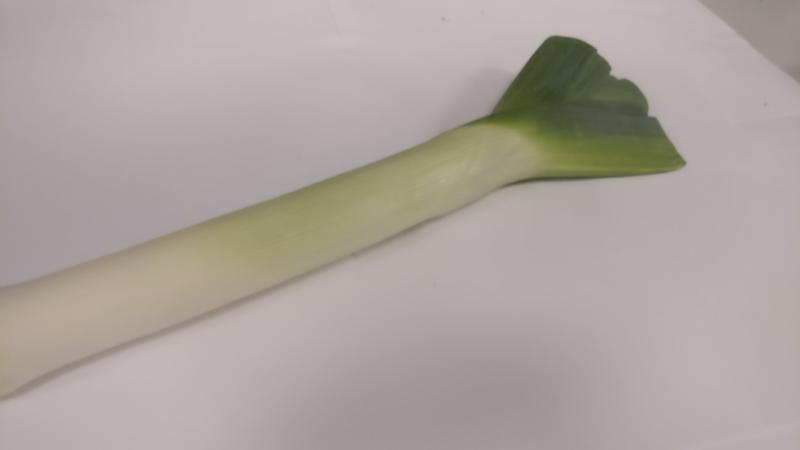
#> input picture fotos/prei/IMG_20180307_113416.jpg, 1600 x 900 px (shown at 1/2 size); its folder holds only this picture in this run
$ python learn.py   (older library calls are emulated)
#> lines starting #> are read from the running program, lines starting #| are printed output that depends on the picture; after the words box and inside, x2 and y2 are one past the last pixel; in counts of white or black regions, pixels touching at a corner belong together
### img_class.py
import cv2
import numpy as np
from matplotlib import pyplot as plt
from mpl_toolkits.mplot3d import Axes3D


class image:
    Operations=[]
    ones_kernel = np.ones((4,4),np.uint8)
    kernel = np.ones((50,50),np.uint8)
    def __init__(self, link):
#> called with link = 'fotos/prei/IMG_20180307_113416.jpg'
        self.link=link
        self.org_img=cv2.imread(link)
#> self.org_img is the input picture: shape (900, 1600, 3); mean B, G, R 158, 163.8, 172.2
        self.img=self.org_img
        self.width=self.img.shape[1]
#> self.width = 1600
        self.height=self.img.shape[0]
#> self.height = 900
        self.colours=self.img.shape[2]
#> self.colours = 3
        self.data=[]
    # [28 lines left out: functions dataPrint, makeData, not called in this run]
    def showOrgImg(self):
        cv2.imshow("orignial image", self.org_img)
        cv2.waitKey(0)

    def showImg(self):
        cv2.imshow("Image", self.img)
        cv2.waitKey(0)

    def resize(self):
        max_dim=max(self.img.shape)
#> max_dim = 1600
        scale=700/max_dim
#> scale = 0.438
        self.img= cv2.resize(self.img, None, fx=scale, fy=scale)
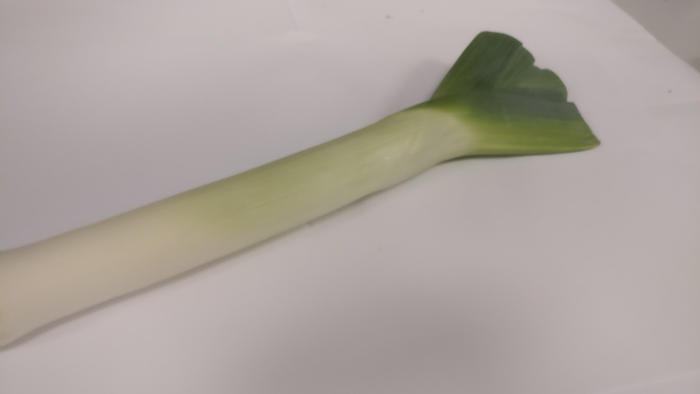
#> self.img: shape (394, 700, 3); mean B, G, R 157.9, 163.8, 172.1

    def grayScale(self):
        self.img = cv2.cvtColor(self.img, cv2.COLOR_BGR2GRAY)
        self.Operations.append("grayScale")

    def BGR2RGB(self):
        self.img=cv2.cvtColor(self.img, cv2.COLOR_BGR2RGB)
        self.Operations.append("To RGB")

    def RGB2HSV(self):
        self.img=cv2.cvtColor(self.img, cv2.COLOR_RGB2HSV)
        self.Operations.append("To HSV")

    def HSV2BGR(self):
        self.img=cv2.cvtColor(self.img, cv2.COLOR_HSV2BGR)
        self.Operations.append("To BGR")

    # [10 lines left out: functions adaptiveThreshold, GammaCorection, not called in this run]

    def gauss(self):
        self.img=cv2.GaussianBlur(self.img,(7,7),1)
#> in RGB2HSV, `self.img=cv2.cvtColor(self.img, cv2.COLOR_RGB2HSV)`: self.img: shape (394, 700, 3); mean H, S, V 54, 24, 172.5
        self.Operations.append("Median")

    def erode(self, n):
        self.img=cv2.erode(self.img,self.ones_kernel,iterations = n)
        self.Operations.append("Erode")

    def dilate(self, n):
        self.img=cv2.dilate(self.img,self.ones_kernel,iterations = n)
        self.Operations.append("Dilate")

    def filter(self):
        min_red = np.array([10,40,50])
        max_red = np.array([256,256,256])
        mask1 = cv2.inRange(self.img, min_red, max_red)
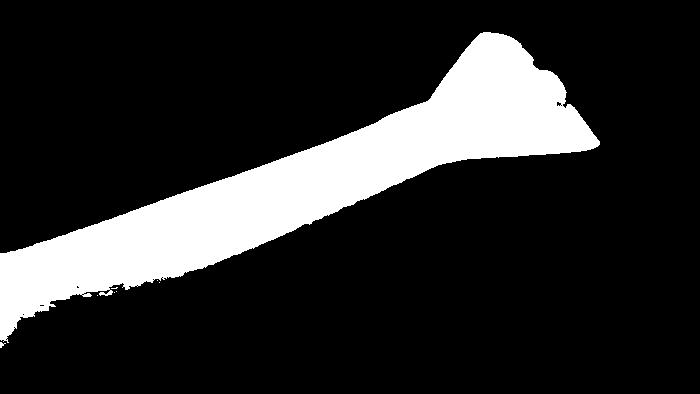
#> mask1: shape (394, 700); 17% white; 8 white regions (7 under 20 px), largest, box (x1, y1, x2, y2) and area: (0, 32, 600, 343) 46963
        min_red2 = np.array([0,30,0])
        max_red2 = np.array([256,256,256])
        mask2 = cv2.inRange(self.img, min_red2, max_red2)
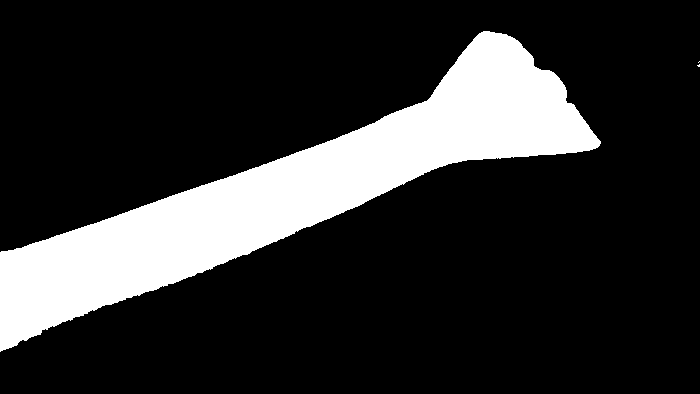
#> mask2: shape (394, 700); 18.6% white; 3 white regions (2 under 20 px)
        mask = (mask1+mask2)


        mask=cv2.erode(mask,self.ones_kernel,iterations = 3)
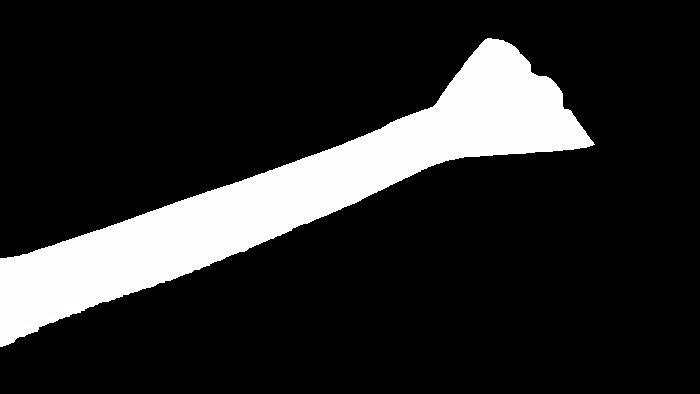
#> mask: shape (394, 700); min 0, max 255, mean 40.2
        mask=cv2.dilate(mask,self.ones_kernel,iterations = 3)
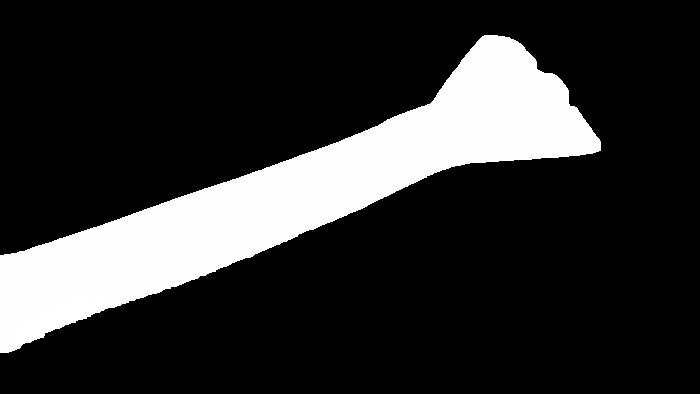
#> mask: shape (394, 700); min 0, max 255, mean 47.5
        mask = cv2.morphologyEx(mask, cv2.MORPH_CLOSE, self.kernel)

        self.mask=mask
        #self.img=mask
        self.img = cv2.bitwise_and(self.img,self.img, mask= mask)
#> self.img: shape (394, 700, 3); mean H, S, V 4.7, 11.6, 27.7
    # [38 lines left out: functions getHSvalue, QuantiseHvalue, getLineHSvalue, Texture, not called in this run]
    def findCont(self):
        _ ,contours,_ = cv2.findContours(self.mask,cv2.RETR_LIST,cv2.CHAIN_APPROX_NONE)
#> contours = 1 contour; box (x1, y1, x2, y2) and area: (0, 36, 602, 354) 51075
        # Find the index of the largest contour
        areas = [cv2.contourArea(c) for c in contours]
#> areas = [51075]
        max_index = np.argmax(areas)
#> max_index = 0
        cnt=contours[max_index]
#> cnt = contour of 1376 points, box (x1, y1, x2, y2) (0, 36, 602, 354), area 51075
        self.rect = cv2.minAreaRect(cnt)
#> self.rect = ((278.8, 183.7), (636.9, 146.6), -18.82)
        box = cv2.boxPoints(self.rect)
#> box = [[0.95, 355.8], [-46.33, 217.1], [556.6, 11.61], [603.8, 150.3]]
        self.box = np.int0(box)
#> self.box = [[0, 355], [-46, 217], [556, 11], [603, 150]]
        #cv2.drawContours(img,[box],0,(0,0,255),2)
        rows,cols = self.img.shape[:2]
#> rows = 394; cols = 700
        [vx,vy,x,y] = cv2.fitLine(cnt, cv2.DIST_L2,0,0.01,0.01)
#> vx = [0.934]; vy = [-0.356]; x = [287.7]; y = [199.8]
        self.vx=vx
#> self.vx = [0.934]
        self.vy=vy
#> self.vy = [-0.356]
        self.x=x
#> self.x = [287.7]
        self.y=y
#> self.y = [199.8]
        lefty = int((-x*vy/vx) + y)
#> lefty = 309
        righty = int(((cols-x)*vy/vx)+y)
#> righty = 42
        cv2.line(self.img,(cols-1,righty),(0,lefty),(0,255,0),2)
#> self.img: shape (394, 700, 3); mean H, S, V 4.5, 13.2, 26.7
        self.cols=cols
#> self.cols = 700
        cv2.drawContours(self.img, [self.box], -1, (0,255,0), 3)
#> self.img: shape (394, 700, 3); mean H, S, V 4.5, 19.5, 26.6
    def subimage(self):

        W = self.rect[1][0]
#> W = 636.9
        H = self.rect[1][1]
#> H = 146.6

        Xs = [i[0] for i in self.box]
#> Xs = [0, -46, 556, 603]
        Ys = [i[1] for i in self.box]
#> Ys = [355, 217, 11, 150]
        x1 = min(Xs)
#> x1 = -46
        x2 = max(Xs)
#> x2 = 603
        y1 = min(Ys)
#> y1 = 11
        y2 = max(Ys)
#> y2 = 355

        angle = self.vy/self.vx*160/np.pi#self.rect[2]
#> angle = [-19.41]
        if angle < -45:
            angle += 90
        # Center of rectangle in source image
        center = (self.x,self.y)
#> center = ([287.7], [199.8])
        # Size of the upright rectangle bounding the rotated rectangle
        size = (x2-x1, y2-y1)
#> size = (649, 344)
        M = cv2.getRotationMatrix2D((size[0]/2, size[1]/2), angle, 1.0)
#> M = [[0.943, -0.332, 75.58], [0.332, 0.943, -98.05]]
        # Cropped upright rectangle
#> (the run stopped early here; a loop or call above may not have finished)

$ run again, on fotos/prei/IMG_20180307_113420.jpg
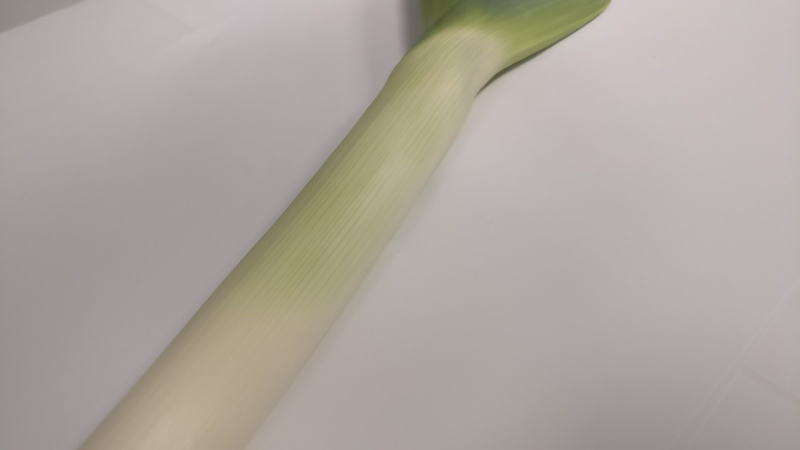
#> input picture fotos/prei/IMG_20180307_113420.jpg, 1600 x 900 px (shown at 1/2 size)
#> in __init__, self.org_img is the input picture: shape (900, 1600, 3); mean B, G, R 159.7, 166.1, 174.3
#> in filter, `mask1 = cv2.inRange(self.img, min_red, max_red)`:
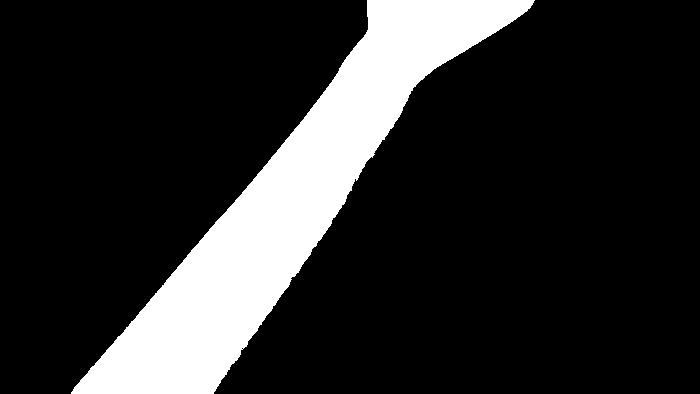
#> mask1: shape (394, 700); 16.9% white; 1 white region, box (x1, y1, x2, y2) and area: (71, 0, 535, 394) 46553
#> mask2: shape (394, 700); 17.6% white; 1 white region, box (x1, y1, x2, y2) and area: (68, 0, 535, 394) 48612
#> in filter, `mask = cv2.morphologyEx(mask, cv2.MORPH_CLOSE, self.kernel)`:
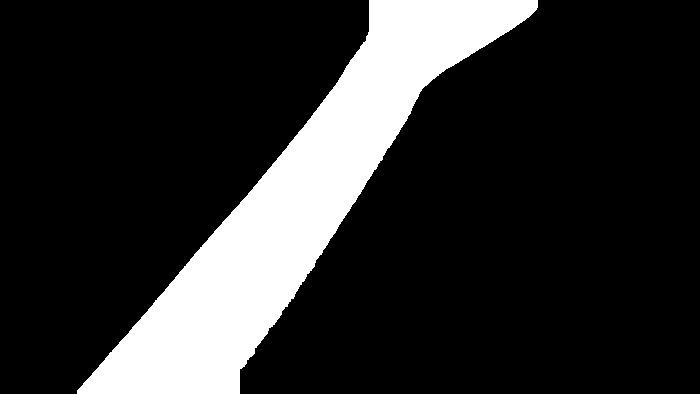
#> mask: shape (394, 700); values 0 (black) and 254 (white), 17.7% white; 1 white region
#> contours = 1 contour; box (x1, y1, x2, y2) and area: (77, 0, 538, 394) 48263
#> areas = [48263]
#> max_index = 0
#> cnt = contour of 1178 points, box (x1, y1, x2, y2) (77, 0, 538, 394), area 48263
#> self.rect = ((305.1, 195), (592.3, 137.6), -52.28)
#> box = [[178.4, 471.4], [69.52, 387.2], [431.9, -81.3], [540.7, 2.88]]
#> self.box = [[178, 471], [69, 387], [431, -81], [540, 2]]
#> vx = [0.65]; vy = [-0.76]; x = [308.2]; y = [192.9]
#> self.vx = [0.65]
#> self.vy = [-0.76]
#> self.x = [308.2]
#> self.y = [192.9]
#> lefty = 553
#> righty = -264
#> W = 592.3
#> H = 137.6
#> Xs = [178, 69, 431, 540]
#> Ys = [471, 387, -81, 2]
#> x1 = 69
#> x2 = 540
#> y1 = -81
#> y2 = 471
#> in subimage, `angle = self.vy/self.vx*160/np.pi#self.rect[2]`: angle = [-59.51]
#> in subimage, `angle += 90`: angle = [30.49]
#> center = ([308.2], [192.9])
#> size = (471, 552)
#> M = [[0.862, 0.507, -107.5], [-0.507, 0.862, 157.6]]

$ run again, on fotos/prei/IMG_20180307_113420_01.jpg
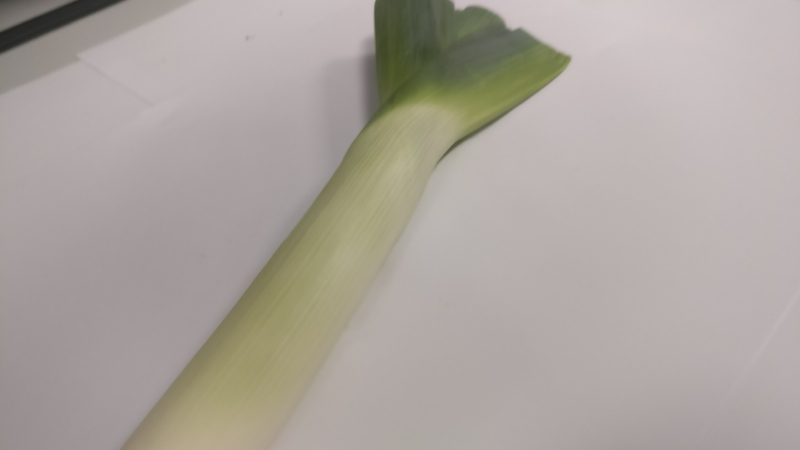
#> input picture fotos/prei/IMG_20180307_113420_01.jpg, 1600 x 900 px (shown at 1/2 size)
#> in __init__, self.org_img is the input picture: shape (900, 1600, 3); mean B, G, R 158, 164.3, 171.6
#> in filter, `mask1 = cv2.inRange(self.img, min_red, max_red)`:
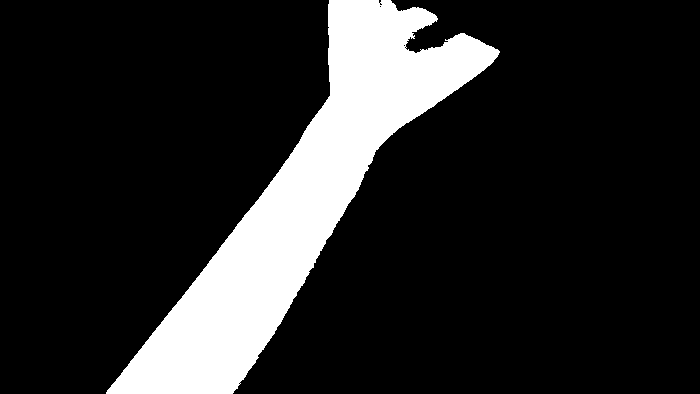
#> mask1: shape (394, 700); 15.8% white; 1 white region, box (x1, y1, x2, y2) and area: (106, 0, 500, 394) 43579
#> mask2: shape (394, 700); 16.6% white; 9 white regions (8 under 20 px)
#> in filter, `mask=cv2.dilate(mask,self.ones_kernel,iterations = 3)`:
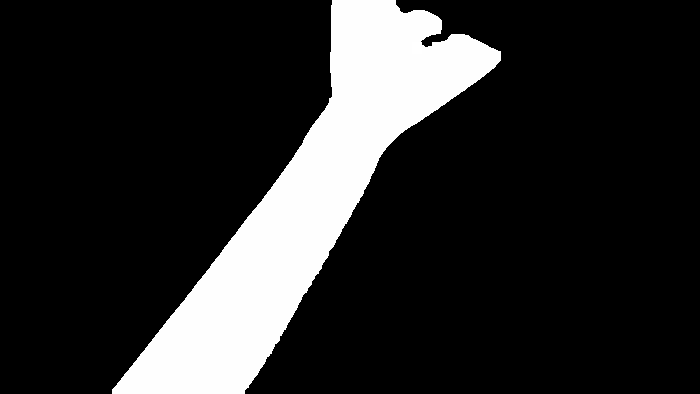
#> mask: shape (394, 700); min 0, max 255, mean 41.9
#> contours = 1 contour; box (x1, y1, x2, y2) and area: (113, 0, 502, 394) 45928
#> areas = [45928]
#> max_index = 0
#> cnt = contour of 1122 points, box (x1, y1, x2, y2) (113, 0, 502, 394), area 45928
#> self.rect = ((290, 205.5), (511.2, 172.7), -54.14)
#> box = [[210.2, 463.3], [70.25, 362.1], [369.8, -52.23], [509.7, 48.95]]
#> self.box = [[210, 463], [70, 362], [369, -52], [509, 48]]
#> vx = [0.569]; vy = [-0.822]; x = [310.9]; y = [195.9]
#> self.vx = [0.569]
#> self.vy = [-0.822]
#> self.x = [310.9]
#> self.y = [195.9]
#> lefty = 644
#> righty = -365
#> W = 511.2
#> H = 172.7
#> Xs = [210, 70, 369, 509]
#> Ys = [463, 362, -52, 48]
#> x1 = 70
#> x2 = 509
#> y1 = -52
#> y2 = 463
#> in subimage, `angle = self.vy/self.vx*160/np.pi#self.rect[2]`: angle = [-73.52]
#> in subimage, `angle += 90`: angle = [16.48]
#> center = ([310.9], [195.9])
#> size = (439, 515)
#> M = [[0.959, 0.284, -64.02], [-0.284, 0.959, 72.83]]

$ run again, on fotos/prei/IMG_20180307_113422.jpg
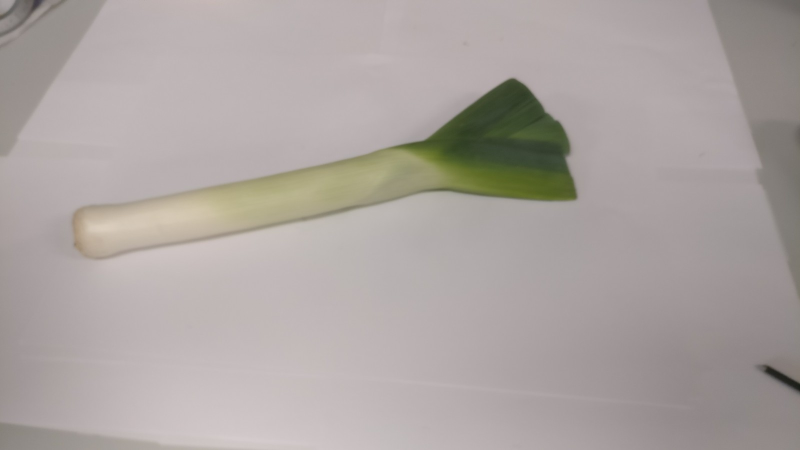
#> input picture fotos/prei/IMG_20180307_113422.jpg, 1600 x 900 px (shown at 1/2 size)
#> in __init__, self.org_img is the input picture: shape (900, 1600, 3); mean B, G, R 161.1, 163.9, 171.5
#> in filter, `mask1 = cv2.inRange(self.img, min_red, max_red)`:
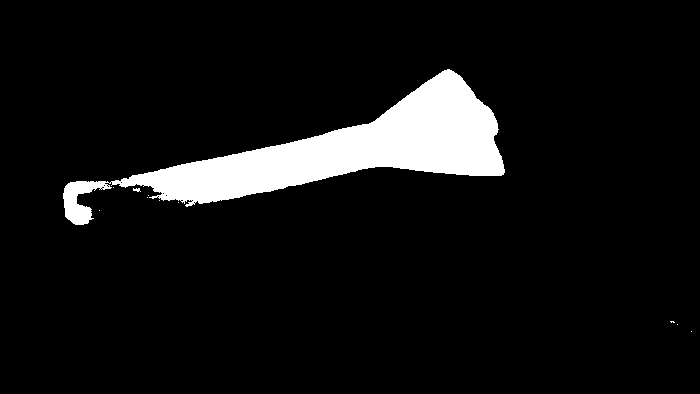
#> mask1: shape (394, 700); 7.5% white; 11 white regions (9 under 20 px), largest, box (x1, y1, x2, y2) and area: (63, 69, 505, 225) 20774, (133, 188, 141, 192) 21
#> mask2: shape (394, 700); 8.9% white; 10 white regions (8 under 20 px)
#> in filter, `mask = cv2.morphologyEx(mask, cv2.MORPH_CLOSE, self.kernel)`:
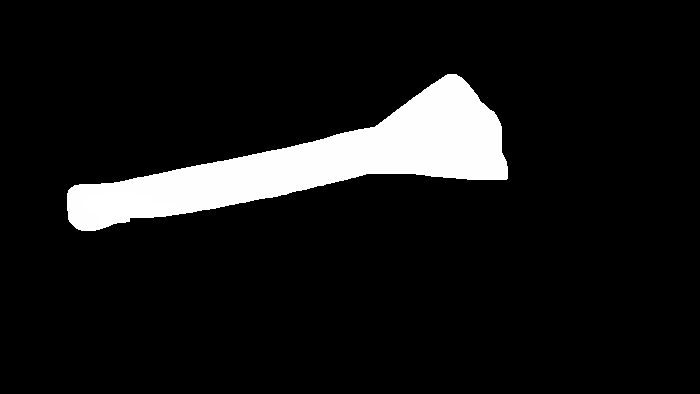
#> mask: shape (394, 700); min 0, max 255, mean 22.3
#> contours = 1 contour; box (x1, y1, x2, y2) and area: (67, 74, 508, 231) 23768
#> areas = [23768.5]
#> max_index = 0
#> cnt = contour of 969 points, box (x1, y1, x2, y2) (67, 74, 508, 231), area 23768
#> self.rect = ((282.3, 150.6), (442.2, 111.5), -7.07)
#> box = [[69.75, 233.1], [56.03, 122.5], [494.8, 68.06], [508.6, 178.7]]
#> self.box = [[69, 233], [56, 122], [494, 68], [508, 178]]
#> vx = [0.983]; vy = [-0.185]; x = [292.9]; y = [168.3]
#> self.vx = [0.983]
#> self.vy = [-0.185]
#> self.x = [292.9]
#> self.y = [168.3]
#> lefty = 223
#> righty = 91
#> W = 442.2
#> H = 111.5
#> Xs = [69, 56, 494, 508]
#> Ys = [233, 122, 68, 178]
#> x1 = 56
#> x2 = 508
#> y1 = 68
#> y2 = 233
#> angle = [-9.61]
#> center = ([292.9], [168.3])
#> size = (452, 165)
#> M = [[0.986, -0.167, 16.94], [0.167, 0.986, -36.56]]
